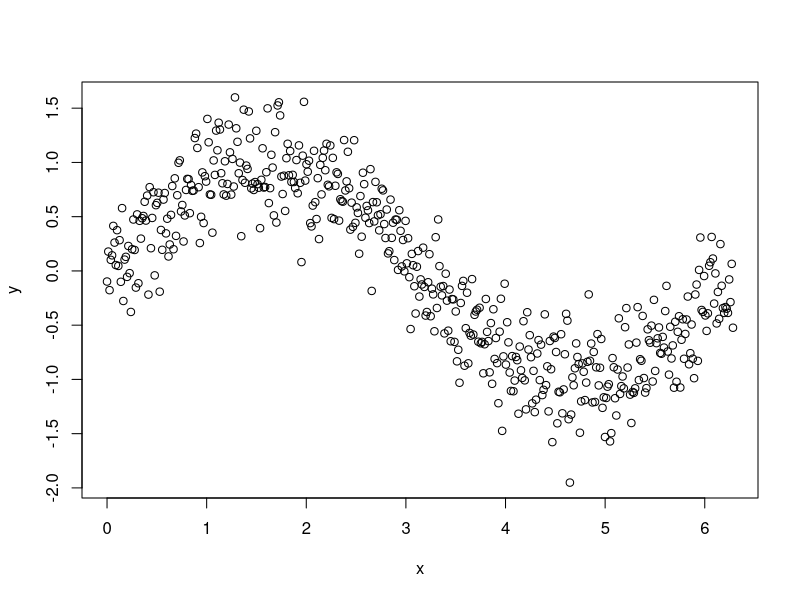
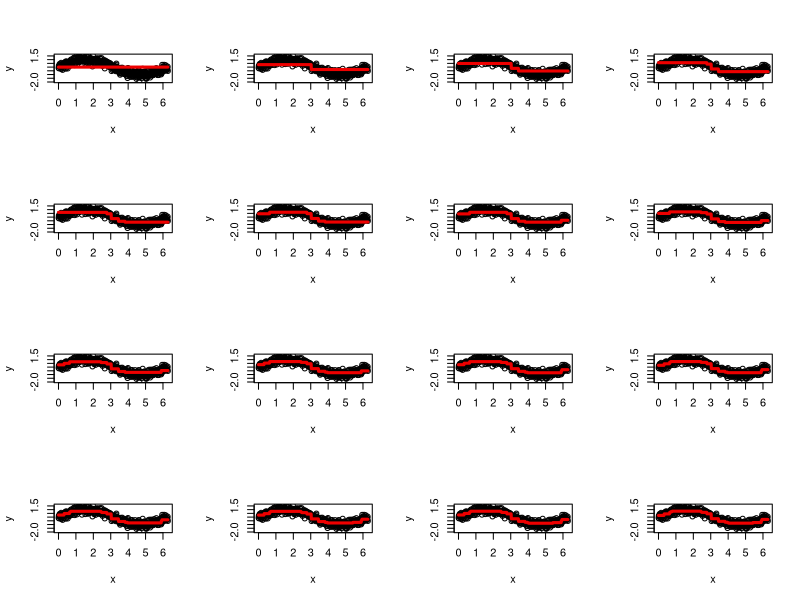

R code for these plots, in order:
rpartBoost <- function(X, y, data, num_trees = 100, learn_rate = 0.1, 
                       tree_depth = 6, verbose = FALSE) {
  require(rpart)
  G_b_hat <- matrix(0, nrow = length(y), ncol = num_trees + 1)
  r <- y
  for (tree in seq_len(num_trees)) {
    if (verbose) {
      message("iter ", tree, " of ", num_trees)
    }
    g_b_tilde <- rpart(r ~ X, control = list(cp = 0, maxdepth = tree_depth))
    g_b_hat <- learn_rate * predict(g_b_tilde)
    G_b_hat[, tree + 1] <- G_b_hat[, tree] + matrix(g_b_hat)
    r <- r - g_b_hat
  }
  colnames(G_b_hat) <- paste0("tree_", c(0, seq_len(num_trees)))
  G_b_hat
}

plotIter <- function(object, iter, ...) {
  plot(x, y)
  lines(x, object[, iter + 1], lwd = 3, ...)
}

# Simulate some sine wave data
set.seed(101)
x <- seq(from = 0, to = 2 * pi, length = 500)
y <- sin(x) + rnorm(length(x), sd = 0.3)
plot(x, y)

# gradient boosted decision trees
bst <- rpartBoost(X = x, y = y, num_trees = 500, learn_rate = 0.5, 
                  tree_depth = 1, verbose = TRUE)

par(mfrow = c(4, 4))
for (i in 0:15) {
  plotIter(bst, iter = i, col = "red2")
}